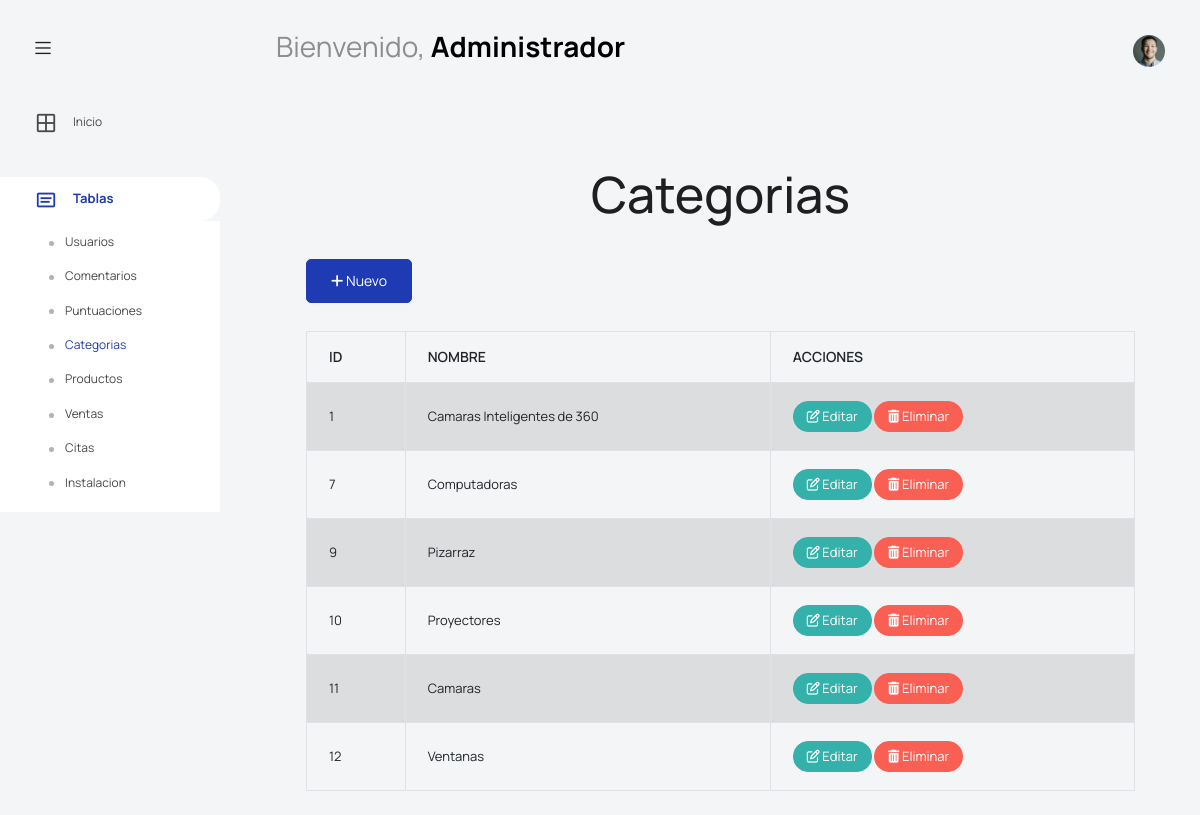
The app's page /vista/admin/categorias.php with its own data.
### tables this page shows
CREATE TABLE `categorias` (
  `categoria_id` int(11) NOT NULL,
  `categoria_nombre` varchar(65) NOT NULL
);

### vista/admin/categorias.php (the view, shortened to what this page needs)
<!DOCTYPE html>
<html lang="en">
<head>
  <link href="bootstrap.minC.css" rel="stylesheet">
  <link rel="stylesheet" href="../recursos/">
  <link rel="stylesheet" href="../recursos/vendors/feather/feather.css">
  <link rel="stylesheet" href="../recursos/vendors/mdi/css/materialdesignicons.min.css">
  <link rel="stylesheet" href="../recursos/vendors/ti-icons/css/themify-icons.css">
  <link rel="stylesheet" href="../recursos/vendors/typicons/typicons.css">
  <link rel="stylesheet" href="../recursos/vendors/simple-line-icons/css/simple-line-icons.css">
  <link rel="stylesheet" href="../recursos/vendors/css/vendor.bundle.base.css">
  <link rel="stylesheet" href="../recursos/vendors/datatables.net-bs4/dataTables.bootstrap4.css">
  <link rel="stylesheet" href="../recursos/js1/select.dataTables.min.css">
  <link rel="stylesheet" href="../recursos/css/vertical-layout-light/style.css">
  <link href="https://cdn.jsdelivr.net/npm/remixicon@3.5.0/fonts/remixicon.css" rel="stylesheet" />
</head>
<body>
  <div class="container-scroller">
    <?php
    include "../modulos/barra.php";
    ?>
    <div class="container-fluid page-body-wrapper">
      <?php
      include "../modulos/lateral.php";
      ?>
      <div class="main-panel">
        <div class="content-wrapper">
          <div class="row">
            <div class="col-sm-12">
              <div class="home-tab">
                <div class="tab-content tab-content-basic">
                </div>
              </div>
            </div>
            <main>
              <div class="container">
                <h1 class="page-header text-center">Categorias</h1>
                <div class="row">
                  <div class="col-sm-12">
                    <a href="#addNew" class="btn btn-primary" data-toggle="modal" style="margin-bottom: 8px;"><span class="fa fa-plus"></span> Nuevo</a>
                    <table class="table table-bordered table-striped" id="MiAgenda" style="margin-top:20px;">
                      <thead>
                        <th>ID</th>
                        <th>NOMBRE</th>
                        <th>ACCIONES</th>
                      </thead>
                      <tbody>
                        <?php
                        $database = new ConectarDB();
                        $db = $database->open();
                        try {
                          $sql = 'SELECT * FROM categorias';
                          foreach ($db->query($sql) as $row) {
                        ?>
                            <tr>
                              <td><?php echo $row['categoria_id']; ?></td>
                              <td><?php echo $row['categoria_nombre']; ?></td>
                              <td><a href="#editC_<?php echo $row['categoria_id']; ?>" class="btn btn-success btn-sm" data-toggle="modal"><span class="fa fa-edit"></span> Editar</a>
                                <a href="#deleteC_<?php echo $row['categoria_id']; ?>" class="btn btn-danger btn-sm" data-toggle="modal"><span class="fa fa-trash"></span> Eliminar</a>
                              </td>
                            </tr>
                        <?php
                          }
                        } catch (PDOException $e) {
                          echo 'Hay probleas con la conexion : ' . $e->getmessage();
                        }
                        ?>
                      </tbody>
                    </table>
                  </div>
                </div>
              </div>
            </main>
          </div>
        </div>
      </div>
</body>
</html>

### vista/modulos/barra.php (shortened to what this page needs)
<nav class="navbar default-layout col-lg-12 col-12 p-0 fixed-top d-flex align-items-top flex-row">
      <div class="text-center navbar-brand-wrapper d-flex align-items-center justify-content-start">
        <div class="me-3">
          <button class="navbar-toggler navbar-toggler align-self-center" type="button" data-bs-toggle="minimize">
            <span class="icon-menu"></span>
          </button>
        </div>
      </div>
      <div class="navbar-menu-wrapper d-flex align-items-top">
        <ul class="navbar-nav">
          <li class="nav-item font-weight-semibold d-none d-lg-block ms-0">
            <h1 class="welcome-text">Bienvenido, <span class="text-black fw-bold">Administrador</span></h1>
          </li>
        </ul>
        <ul class="navbar-nav ms-auto">
          <li class="nav-item dropdown d-none d-lg-block user-dropdown">
            <a class="nav-link" id="UserDropdown" href="#" data-bs-toggle="dropdown" aria-expanded="false">
              <img class="img-xs rounded-circle" src="../recursos/img/faces/face8.jpg" alt="Profile image"> </a>
          </li>
        </ul>
      </div>
    </nav>

### vista/modulos/lateral.php (shortened to what this page needs)
<nav class="sidebar sidebar-offcanvas" id="sidebar">
        <ul class="nav">
          <li class="nav-item">
            <a class="nav-link" href="index.php">
              <i class="mdi mdi-grid-large menu-icon"></i>
              <span class="menu-title">Inicio</span>
            </a>
          </li>
          <li class="nav-item nav-category"></li>
          <li class="nav-item">
            <a class="nav-link" data-bs-toggle="collapse" href="#form-elements" aria-expanded="false" aria-controls="form-elements">
              <i class="menu-icon mdi mdi-card-text-outline"></i>
              <span class="menu-title">Tablas</span>
            </a>
            <div class="collapse" id="form-elements">
              <ul class="nav flex-column sub-menu">
                <li class="nav-item"><a class="nav-link" href="usuarios.php">Usuarios</a></li>
                <li class="nav-item"><a class="nav-link" href="comentarios.php">Comentarios</a></li>
                <li class="nav-item"><a class="nav-link" href="puntuaciones.php">Puntuaciones</a></li>
                <li class="nav-item"><a class="nav-link" href="categorias.php">Categorias</a></li>
                <li class="nav-item"><a class="nav-link" href="productos.php">Productos</a></li>
                <li class="nav-item"><a class="nav-link" href="ventas.php">Ventas</a></li>
                <li class="nav-item"><a class="nav-link" href="citas.php">Citas</a></li>
                <li class="nav-item"><a class="nav-link" href="instalacion.php">Instalacion</a></li>
              </ul>
            </div>
          </li>
        </ul>
      </nav>

### records on screen
categorias: categoria_id "1", categoria_nombre "Camaras Inteligentes de 360"
categorias: categoria_id "7", categoria_nombre "Computadoras"
categorias: categoria_id "9", categoria_nombre "Pizarraz"
categorias: categoria_id "10", categoria_nombre "Proyectores"
categorias: categoria_id "11", categoria_nombre "Camaras"
categorias: categoria_id "12", categoria_nombre "Ventanas"
